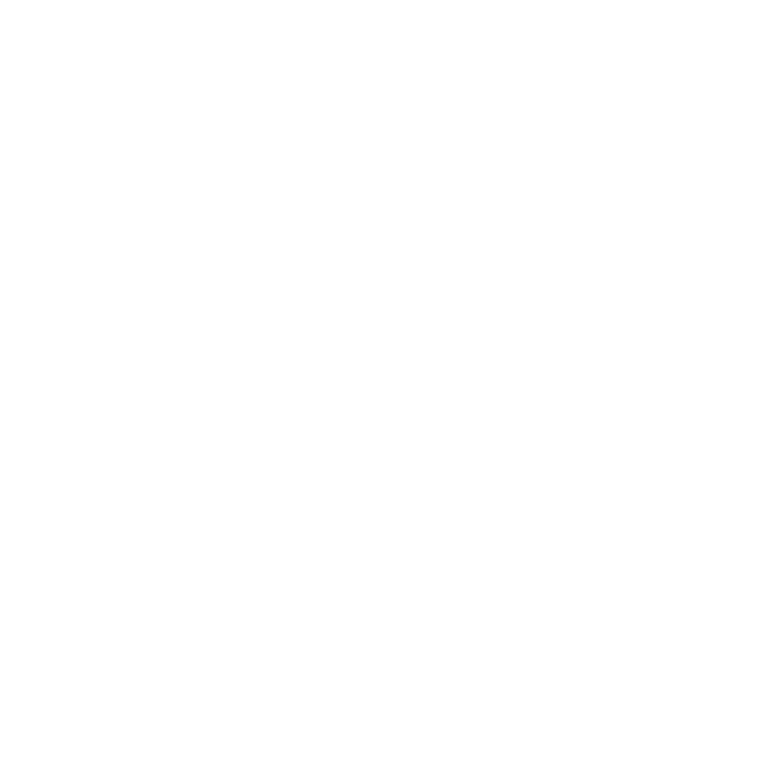
Frame 1 (no input)
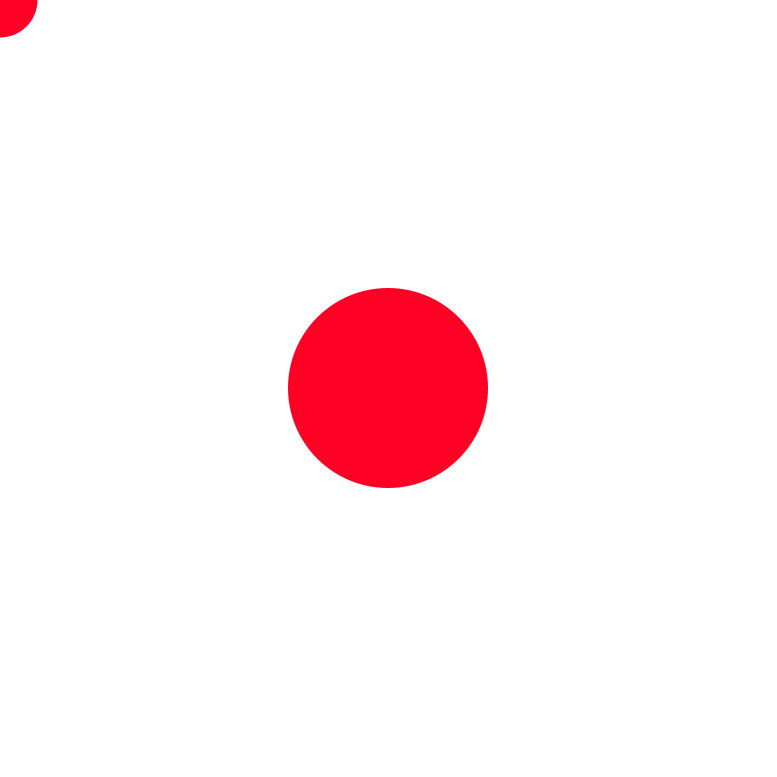
Frame 60 (the mouse pressed at the canvas centre just before this capture)
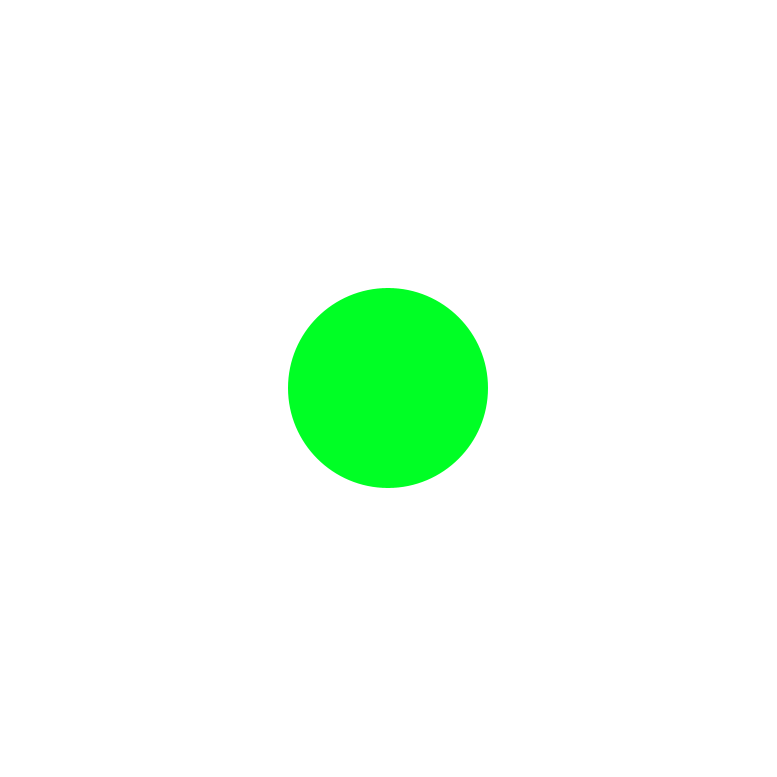
Frame 120 (the mouse held since frame 60 and released just before this capture)

The Processing sketch that drew these frames (run headless with seeded random() and noise(); from frame 60 on, the mouse is pressed at the canvas centre):

// Processing sketch: mouseTest_251128b
// ── mouseTest_251128b.pde
// mouse mapping test
// VARIABLES
int circleX;
int circleY;
int radius;
int radiusTwo;

// SETUP
void setup() {
  size(777, 777);
  circleX = width / 2;
  circleY = height / 2;
  radius = 200;
  radiusTwo = 75;
}

// DRAW
void draw() {
  background(255); // redrawing background
  noStroke();
  circle(circleX, circleY, radius); // a circle in the center of the screen
  circle(mouseX, mouseY, radiusTwo); // a circle that follows the mouse
  float centerPointDist = dist(circleX, circleY, mouseX, mouseY); // caluclates the distance between circle and mouse
  if (centerPointDist <= radius / 2 + radiusTwo / 2) {
    fill(#00ff25); // green
  } else {
    fill(#ff0025); // red
  }
}
